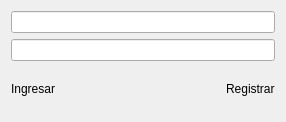
<?xml version="1.0" encoding="UTF-8"?>
<ui version="4.0">
 <class>Login</class>
 <widget class="QWidget" name="Login">
  <property name="geometry">
   <rect>
    <x>0</x>
    <y>0</y>
    <width>286</width>
    <height>122</height>
   </rect>
  </property>
  <property name="windowTitle">
   <string>Login</string>
  </property>
  <layout class="QGridLayout" name="gridLayout">
   <item row="2" column="2">
    <widget class="QLabel" name="label_2">
     <property name="text">
      <string>Registrar</string>
     </property>
    </widget>
   </item>
   <item row="0" column="0" colspan="3">
    <widget class="QLineEdit" name="leUsuario"/>
   </item>
   <item row="1" column="0" colspan="3">
    <widget class="QLineEdit" name="leClave">
     <property name="echoMode">
      <enum>QLineEdit::Password</enum>
     </property>
    </widget>
   </item>
   <item row="2" column="0">
    <widget class="Label" name="LIngresar">
     <property name="text">
      <string>Ingresar</string>
     </property>
    </widget>
   </item>
   <item row="2" column="1">
    <spacer name="horizontalSpacer">
     <property name="orientation">
      <enum>Qt::Horizontal</enum>
     </property>
     <property name="sizeHint" stdset="0">
      <size>
       <width>40</width>
       <height>20</height>
      </size>
     </property>
    </spacer>
   </item>
  </layout>
 </widget>
 <customwidgets>
  <customwidget>
   <class>Label</class>
   <extends>QLabel</extends>
   <header location="global">label.h</header>
  </customwidget>
 </customwidgets>
 <resources/>
 <connections/>
</ui>
